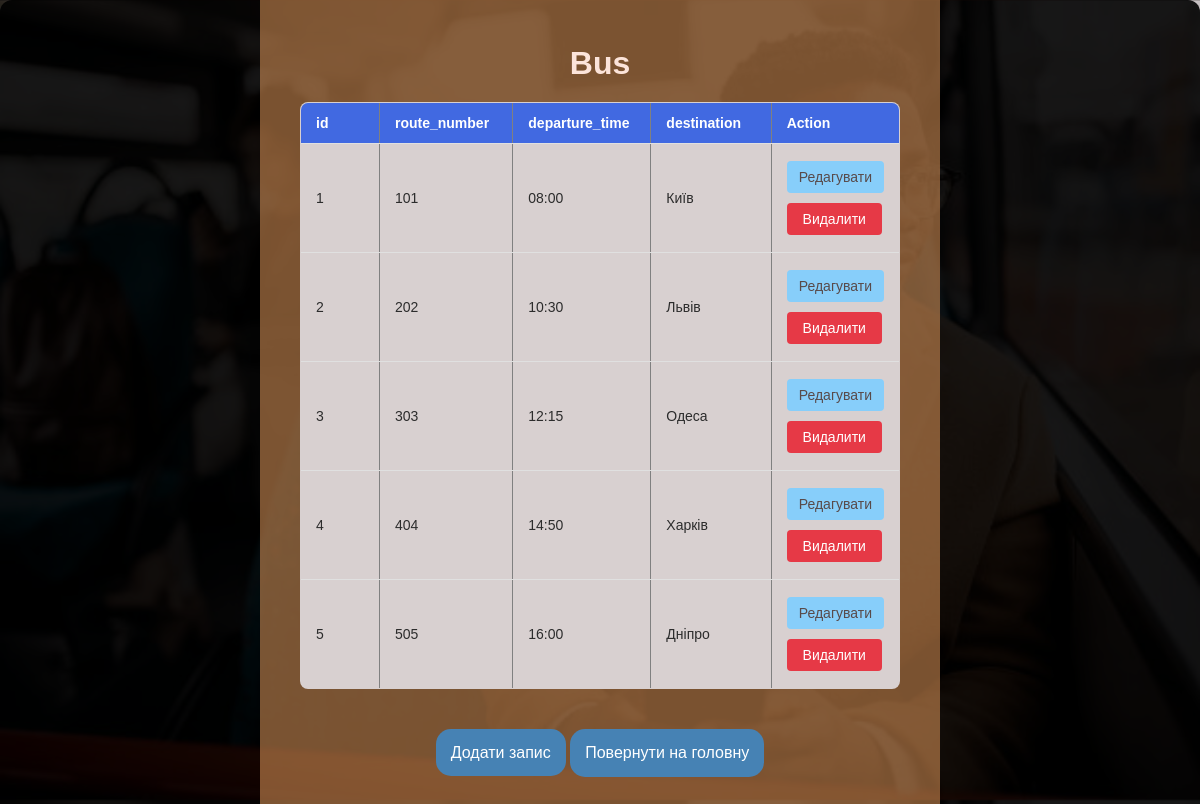
/table/Bus, run on the app's committed database.
### db_manager.py (models this page shows)
class Bus(db.Model):
    id = db.Column(db.Integer, primary_key=True)
    route_number = db.Column(db.String(50), nullable=False)
    departure_time = db.Column(db.String(50), nullable=False)
    destination = db.Column(db.String(100), nullable=False)

### db_manager.py (the view)
@app.route('/table/<string:table_name>')
def show_table(table_name):
    if table_name == 'Bus':
        records = Bus.query.all()
    elif table_name == 'Driver':
        records = Driver.query.all()
    elif table_name == 'Route':
        records = Route.query.all()
    elif table_name == 'Schedule':
        records = Schedule.query.all()
    elif table_name == 'Ticket':
        records = Ticket.query.all()
    else:
        return "Table not found", 404
    return render_template('table.html', table_name=table_name, records=records)

### templates/table.html (shortened to what this page needs)
<!DOCTYPE html>
<html>
<head>
    <link rel="stylesheet" href="{{ url_for('static', filename='style.css') }}">
</head>
<body>
<div class="container">
    <h1>{{ table_name }}</h1>
    {% if records %}
    <table border="1">
        <thead>
        <tr>
            {% for column in records[0].__table__.columns.keys() %}
            <th>{{ column }}</th>
            {% endfor %}
            <th>Action</th>
        </tr>
        </thead>
       {% for record in records %}
        <tr>
            {% for column in record.__table__.columns.keys() %}
            <td>{{ record[column] if column in record.__table__.columns.keys() else 'N/A' }}</td>
            {% endfor %}
            <td>
                <a href="{{ url_for('edit_record', table_name=table_name, record_id=record.id) }}" class="btn-edit">Редагувати</a>
                <form action="{{ url_for('delete_record', table_name=table_name, record_id=record.id) }}" method="post" style="display:inline;">
                    <button type="submit" class="btn-danger">Видалити</button>
                </form>
            </td>
        </tr>
        {% endfor %}
    </table>
    {% else %}
    <p>Записів немає.</p>
    {% endif %}
    <a href="{{ url_for('add_record', table_name=table_name) }}" class="btn-primary">Додати запис</a>
    <a href="{{ url_for('index') }}">
        <button class="btn-primary">Повернути на головну</button>
    </a>
</div>
</body>
</html>

### static/style.css (style rules this page uses)
body { font-family: Arial, sans-serif; display: flex; justify-content: center; align-items: center; height: 100vh; margin: 0; background-image: url("/static/background.jpg"); background-size: cover; background-position: center; }
h1 { color: #fce4da; font-size: 32px; font-weight: 600; text-align: center; margin-bottom: 20px; }
.container { background-color:rgba(244, 164, 96, 0.500); padding: 40px; border-radius: 12px; box-shadow: 0px 4px 12px rgba(0, 0, 0, 0.1); width: 100%; max-width: 600px; text-align: center; }
.container::before { content: ""; position: absolute; top: 0; left: 0; right: 0; bottom: 0; background: rgba(0, 0, 0, 0.9); border-radius: 12px; z-index: -1; }
table { width: 100%; border-collapse: collapse; margin: 20px 0; background-color: #d8d0d0; border-radius: 8px; overflow: hidden; }
thead { background-color: #4169E1; color: #ffffff; }
th, td { width: 25%; padding: 12px 15px; text-align: left; border-bottom: 1px solid #e0e0e0; font-size: 14px; }
td { color: #2c2c2c; }
.btn-edit, .btn-danger { display: inline-block; text-decoration: none; padding: 8px 12px; margin: 5px 0; font-size: 14px; border-radius: 4px; transition: background-color 0.3s ease; }
.btn-edit { color: #584a4a; background-color: #87CEFA; cursor: pointer; }
.btn-danger { color: #fff; background-color: #e63946; border: none; cursor: pointer; width:95px; }
th { font-weight: bold; }
.btn-primary { padding: 15px; margin-top: 20px; border-radius: 15px; font-size: 1rem; text-align: center; text-decoration: none; color: #ffffff; transition: background-color 0.3s ease; background-color: #4682B4; cursor: pointer; border:none; }

### data on the page
Bus: id "1" "101" "08:00" "Київ"
Bus: id "2" "202" "10:30" "Львів"
Bus: id "3" "303" "12:15" "Одеса"
Bus: id "4" "404" "14:50" "Харків"
Bus: id "5" "505" "16:00" "Дніпро"

### other printed values
{{ table_name }} "Bus"
{{ column }} "id" "route_number" "departure_time" "destination"
